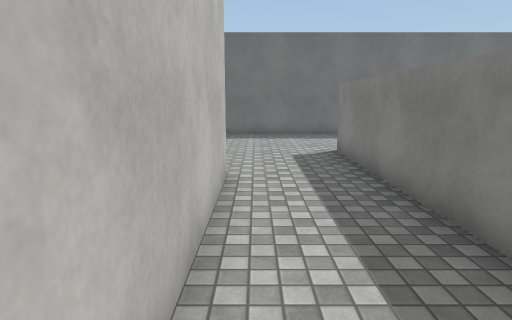
view 1 (above)

14 first-person views from a walk through a 3-D level made in the Unity game engine. The camera is 1.5 m above the floor, tilts 10° down and sees 75° across. The floor is counted in squares, 1 m on a side. Each view is taken from the middle of a square. On the plan, view 1 faces up. The plan holds only what a view shows up to about 15 squares ahead; the rest is blank. The place goes on beyond the plan. Surface patterns are stand-ins for the level's own textures.

view 2
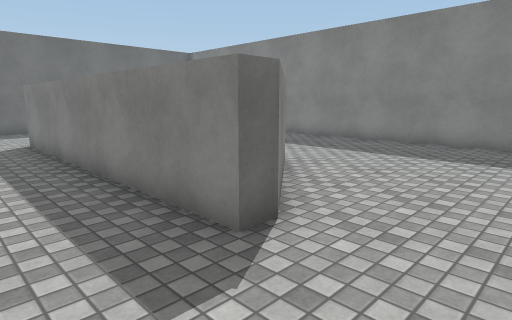

view 3
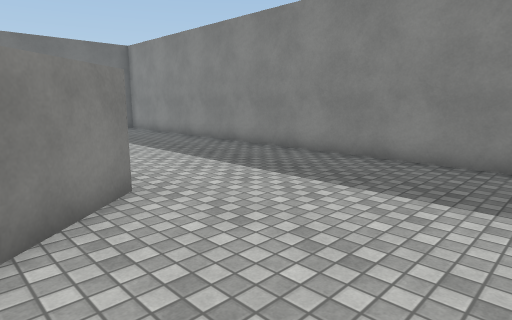

view 4
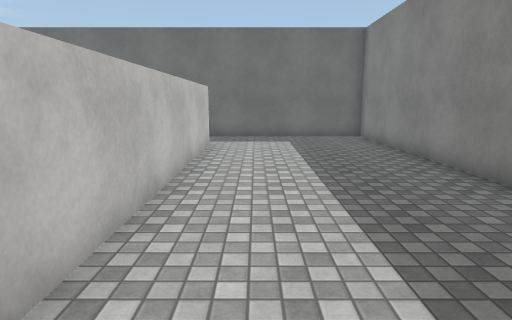

view 5
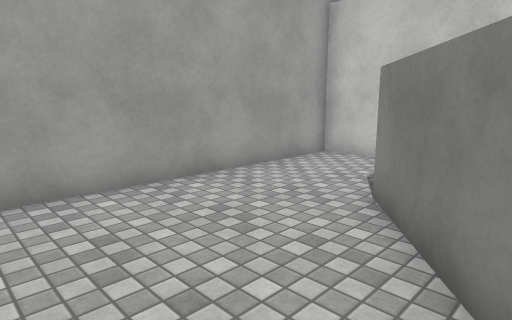

view 6
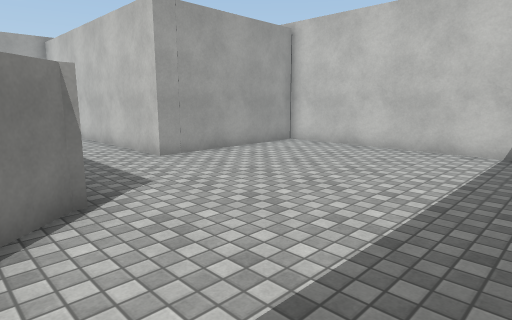

view 7
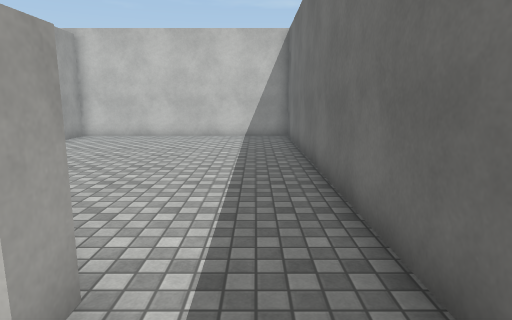

view 8
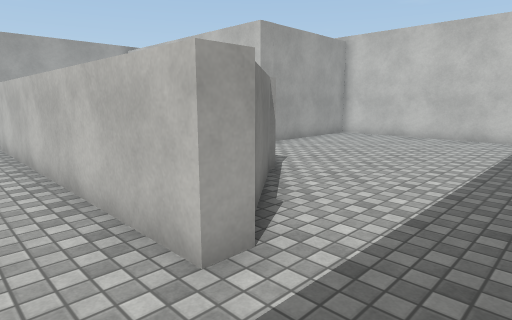

view 9
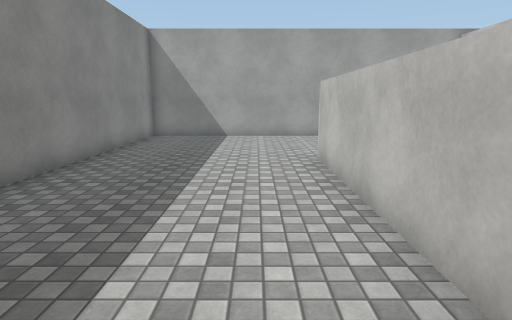

view 10
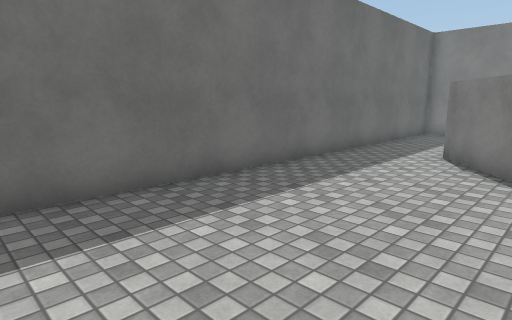

view 11
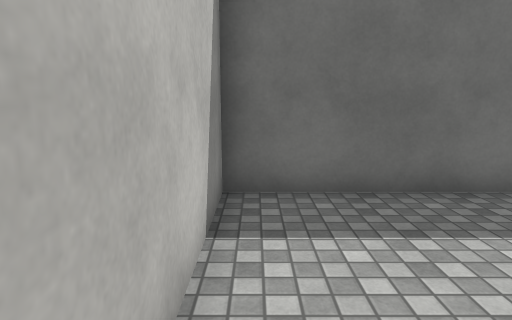

view 12
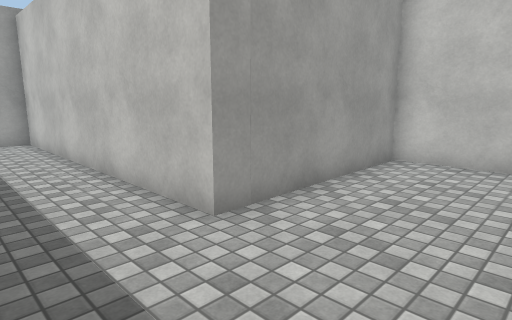

view 13
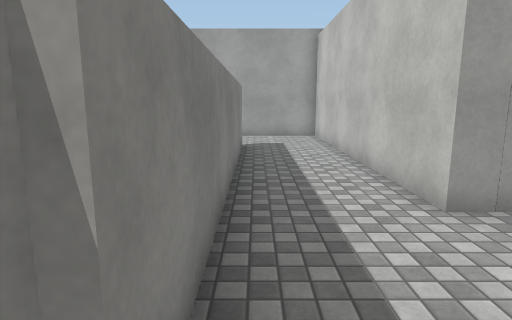

view 14
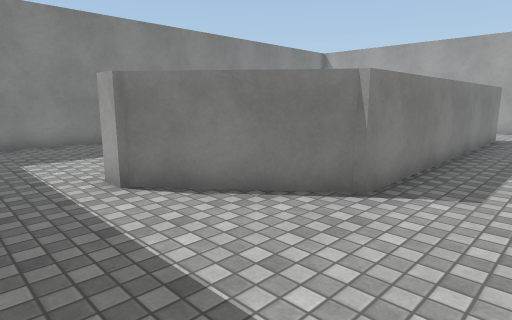

### Floor plan
Points are (right, up) in squares from view 1. A wall is a line through its corners. A room is listed if a view was taken in it or the views show most of it. See-through windows are left out.
Room 1 (views 1, 2, 3, 4, 5, 6, 7, 8, 9, 10, 11, 12, 13, 14)
walls: (-0.6, 6.6) (-0.6, -3.6) (12.5, -3.6) (12.5, 15.4) (-6.6, 15.4) (-6.6, 6.5) (-0.6, 6.6); (2.5, 9.9) (5.9, 12.7) (6.4, 12.7) (6.4, 2.3) (3.1, -0.3) (2.5, -0.3) (2.5, 9.9)

Where each view was taken, in squares from view 1:
view 1: 0 up, 0 right, facing up
view 2: 3 down, 0 right, facing up-right
view 3: 3 down, 4 right, facing up-right
view 4: 1 up, 8 right, facing up
view 5: 2 up, 8 right, facing down-left
view 6: 15 up, 4 right, facing down-left
view 7: 14 up, 8 right, facing left
view 8: 15 up, 8 right, facing down-left
view 9: 11 up, 8 right, facing down
view 10: 10 up, 4 left, facing up-right
view 11: 10 up, 6 left, facing up
view 12: 10 up, 2 right, facing down-left
view 13: 11 up, 2 right, facing down
view 14: 15 up, 0 right, facing down-right
